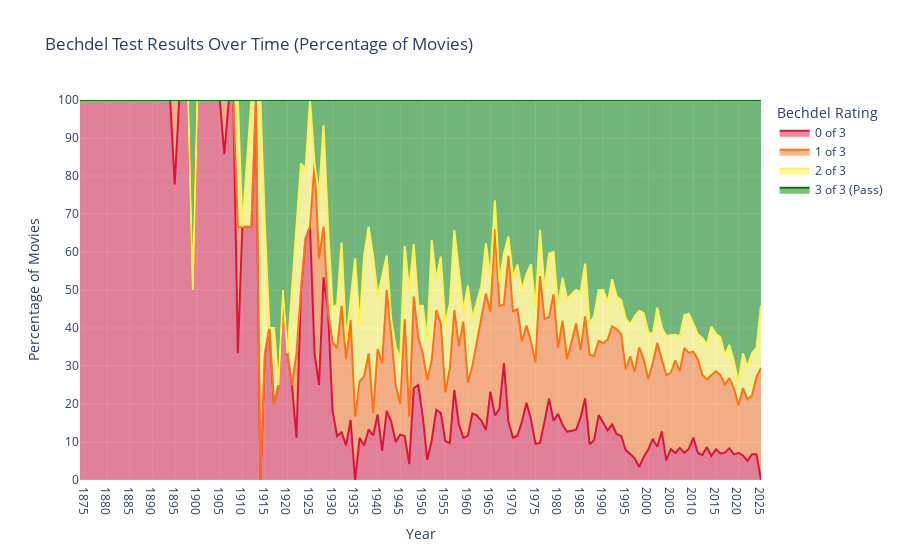

Here is the notebook cell this chart was saved with:
### Code cell
# data prepping
df_area = df2.copy()

# count movies per year per rating
grouped = (
    df_area.groupby(["year", "rating"])
    .size()
    .reset_index(name="count")
)

# convert counts to percentages per year
grouped["percentage"] = grouped.groupby("year")["count"].transform(
    lambda x: 100 * x / x.sum()
)

# label mapping
rating_labels = {
    0: "0 of 3",
    1: "1 of 3",
    2: "2 of 3",
    3: "3 of 3 (Pass)"
}

grouped["label"] = grouped["rating"].map(rating_labels)

# create stacked area plot
fig = px.area(
    grouped.sort_values("label"),
    x="year",
    y="percentage",
    color="label",
    color_discrete_sequence=px.colors.qualitative.Set1,
    title="Bechdel Test Results Over Time (Percentage of Movies)",
    labels={
        "year": "Year",
        "percentage": "Percentage of Movies",
        "label": "Bechdel Rating"
    },
    color_discrete_map={
        "0 of 3": "#DC143C",
        "1 of 3": "#FD7117",
        "2 of 3": "#FFF44F",
        "3 of 3 (Pass)": "#008000",
    }
)

# lock y-axis to 100%
fig.update_layout(
    yaxis=dict(range=[0, 100]),
    hovermode="x unified"
)

fig.update_xaxes(dtick=5)
fig.update_yaxes(dtick=10)

fig.show()

### Figure 1 — Plotly figure (JSON) as saved in the notebook; plotly's stock layout.template omitted (floating-point values rounded to 4 significant figures; data arrays with more than 128 entries replaced by an {"elided": "..."} marker saying what was removed)
{"data": [{"fillpattern": {"shape": ""}, "hovertemplate": "Bechdel Rating=0 of 3<br>Year=%{x}<br>Percentage of Movies=%{y}<extra></extra>", "legendgroup": "0 of 3", "line": {"color": "#DC143C"}, "marker": {"symbol": "circle"}, "mode": "lines", "name": "0 of 3", "orientation": "v", "showlegend": true, "stackgroup": "1", "type": "scatter", "x": {"elided": "140 int values"}, "xaxis": "x", "y": {"elided": "140 float values"}, "yaxis": "y"}, {"fillpattern": {"shape": ""}, "hovertemplate": "Bechdel Rating=1 of 3<br>Year=%{x}<br>Percentage of Movies=%{y}<extra></extra>", "legendgroup": "1 of 3", "line": {"color": "#FD7117"}, "marker": {"symbol": "circle"}, "mode": "lines", "name": "1 of 3", "orientation": "v", "showlegend": true, "stackgroup": "1", "type": "scatter", "x": [1979, 1987, 1999, 1962, 1957, 1982, 1977, 2000, 1980, 1961, 1984, 2001, 1978, 1960, 2003, 1985, 2002, 1959, 1958, 1986, 1963, 1964, 1976, 1991, 1971, 1992, 1970, 1990, 1909, 1973, 1993, 1989, 1969, 1994, 2004, 1968, 1995, 1974, 1967, 1996, 1966, 1988, 1975, 1906, 1965, 1922, 1997, 1972, 1998, 1932, 1981, 1956, 1948, 1939, 1947, 2013, 1946, 1928, 2022, 1936, 1945, 2014, 2021, 1944, 2015, 2005, 1943, 2016, 1942, 1937, 2017, 2020, 1941, 2018, 1938, 1940, 2019, 1935, 2011, 2012, 1930, 2007, 2024, 1953, 1926, 1949, 2008, 1952, 1933, 2006, 1954, 2009, 1955, 1931, 1895, 1934, 1950, 1927, 2010, 2023, 2025, 1951], "xaxis": "x", "y": [33.33, 23.53, 25.68, 19.15, 21.05, 19.05, 26.92, 18.52, 17.39, 12.5, 27.94, 20.0, 21.43, 13.95, 19.19, 17.65, 27.32, 30.56, 20.59, 21.52, 26.67, 35.85, 43.9, 23.91, 33.33, 25.84, 33.33, 20.93, 33.33, 20.34, 27.59, 19.51, 43.59, 26.79, 22.43, 15.38, 21.26, 20.45, 27.08, 25.76, 49.06, 22.11, 21.43, 14.29, 20.93, 22.22, 22.76, 21.15, 31.51, 33.33, 27.42, 19.51, 24.14, 5.882, 12.5, 17.82, 30.77, 13.33, 16.16, 14.81, 8.0, 21.41, 17.74, 15.0, 20.6, 20.0, 23.08, 20.61, 31.82, 18.18, 17.99, 12.5, 23.08, 18.47, 20.0, 17.24, 17.38, 16.67, 24.6, 21.08, 18.18, 20.22, 20.34, 26.32, 50.0, 12.5, 27.6, 21.05, 22.73, 24.34, 23.53, 25.28, 12.82, 23.08, 22.22, 26.32, 16.67, 33.33, 22.63, 15.43, 29.51, 21.05], "yaxis": "y"}, {"fillpattern": {"shape": ""}, "hovertemplate": "Bechdel Rating=2 of 3<br>Year=%{x}<br>Percentage of Movies=%{y}<extra></extra>", "legendgroup": "2 of 3", "line": {"color": "#FFF44F"}, "marker": {"symbol": "circle"}, "mode": "lines", "name": "2 of 3", "orientation": "v", "showlegend": true, "stackgroup": "1", "type": "scatter", "x": [1982, 2019, 2024, 1915, 1988, 1914, 1912, 1984, 2021, 2023, 1986, 2022, 1985, 2020, 1987, 2015, 1990, 2005, 2003, 2006, 2002, 2007, 2001, 2000, 2008, 2009, 1999, 1998, 2010, 1997, 2011, 2012, 1996, 1995, 2013, 1994, 2014, 1993, 2016, 1992, 1909, 2017, 1991, 2018, 1989, 2004, 1978, 1957, 1945, 1928, 1963, 1922, 1944, 1964, 1965, 1966, 1943, 1967, 1942, 1929, 1968, 1941, 1921, 1962, 1961, 1923, 1946, 1953, 1954, 1951, 1925, 1955, 1950, 1956, 1969, 1949, 1981, 1948, 1924, 1958, 1959, 1947, 1960, 1927, 1970, 2025, 1940, 1932, 1980, 1931, 1933, 1979, 1934, 1917, 1977, 1935, 1936, 1976, 1975, 1937, 1974, 1973, 1952, 1930, 1972, 1938, 1939, 1971], "xaxis": "x", "y": [15.87, 7.092, 7.627, 33.33, 10.53, 100.0, 33.33, 8.824, 9.14, 11.11, 13.92, 8.586, 15.29, 5.952, 8.235, 9.851, 13.95, 10.0, 8.14, 6.742, 9.278, 9.191, 7.568, 12.35, 8.602, 10.23, 12.16, 9.589, 7.263, 14.63, 6.614, 9.687, 8.333, 13.39, 9.158, 8.929, 12.59, 8.621, 10.0, 12.36, 33.33, 7.554, 9.783, 8.711, 13.41, 10.28, 16.67, 21.05, 12.0, 26.67, 8.889, 33.33, 10.0, 13.21, 9.302, 7.547, 3.846, 6.25, 9.091, 22.22, 13.46, 23.08, 25.0, 10.64, 12.5, 33.33, 19.23, 7.895, 17.65, 10.53, 33.33, 17.95, 12.5, 17.07, 5.128, 8.333, 11.29, 13.79, 18.18, 20.59, 2.778, 33.33, 25.58, 16.67, 8.889, 16.39, 13.79, 16.67, 10.87, 11.54, 4.545, 11.11, 5.263, 20.0, 7.692, 41.67, 14.81, 12.2, 14.29, 31.82, 20.45, 13.56, 31.58, 9.091, 13.46, 33.33, 41.18, 11.67], "yaxis": "y"}, {"fillpattern": {"shape": ""}, "hovertemplate": "Bechdel Rating=3 of 3 (Pass)<br>Year=%{x}<br>Percentage of Movies=%{y}<extra></extra>", "legendgroup": "3 of 3 (Pass)", "line": {"color": "#008000"}, "marker": {"symbol": "circle"}, "mode": "lines", "name": "3 of 3 (Pass)", "orientation": "v", "showlegend": true, "stackgroup": "1", "type": "scatter", "x": [1943, 1934, 1948, 1941, 1933, 2010, 2023, 1949, 2009, 2018, 1932, 1950, 2017, 2024, 1951, 1929, 2008, 1939, 2022, 1927, 2015, 1928, 1937, 2020, 2014, 1942, 1944, 1930, 1926, 1936, 2013, 1945, 1940, 2019, 1938, 1946, 1935, 2012, 2016, 1947, 2011, 2021, 1981, 2007, 1969, 1992, 1970, 1920, 1991, 1971, 1990, 1972, 1919, 1910, 1989, 1973, 1988, 1974, 1993, 1918, 1975, 1976, 1986, 1917, 1977, 1985, 1931, 1978, 1984, 1979, 1916, 1982, 1980, 1915, 1987, 1968, 1921, 1994, 1953, 2006, 1954, 2005, 1955, 1899, 2004, 1956, 1924, 2003, 1957, 2002, 1958, 1959, 2001, 1923, 1960, 1967, 1995, 1966, 1965, 1996, 1964, 1952, 1997, 1998, 1922, 1962, 1999, 1961, 2000, 1963, 2025], "xaxis": "x", "y": [57.69, 52.63, 37.93, 46.15, 63.64, 58.94, 66.67, 54.17, 56.25, 64.46, 37.5, 54.17, 67.27, 65.25, 63.16, 33.33, 56.63, 41.18, 70.2, 25.0, 61.49, 6.667, 40.91, 74.4, 59.7, 40.91, 65.0, 54.55, 16.67, 59.26, 64.36, 68.0, 51.72, 68.79, 33.33, 38.46, 41.67, 62.68, 62.42, 50.0, 61.64, 66.67, 46.77, 62.13, 35.9, 47.19, 46.67, 66.67, 53.26, 43.33, 50.0, 50.0, 50.0, 33.33, 50.0, 45.76, 56.84, 43.18, 51.72, 75.0, 54.76, 34.15, 43.04, 60.0, 50.0, 50.59, 53.85, 40.48, 50.0, 40.0, 60.0, 52.38, 54.35, 33.33, 58.82, 40.38, 50.0, 52.68, 47.37, 61.8, 41.18, 61.82, 58.97, 50.0, 62.15, 53.66, 18.18, 59.88, 34.21, 54.64, 44.12, 55.56, 61.62, 16.67, 48.84, 47.92, 57.48, 26.42, 46.51, 59.09, 37.74, 36.84, 56.91, 55.48, 33.33, 53.19, 56.08, 57.5, 61.11, 48.89, 54.1], "yaxis": "y"}], "layout": {"hovermode": "x unified", "legend": {"title": {"text": "Bechdel Rating"}, "tracegroupgap": 0}, "title": {"text": "Bechdel Test Results Over Time (Percentage of Movies)"}, "xaxis": {"anchor": "y", "domain": [0, 1], "dtick": 5, "title": {"text": "Year"}}, "yaxis": {"anchor": "x", "domain": [0, 1], "dtick": 10, "range": [0, 100], "title": {"text": "Percentage of Movies"}}}}
